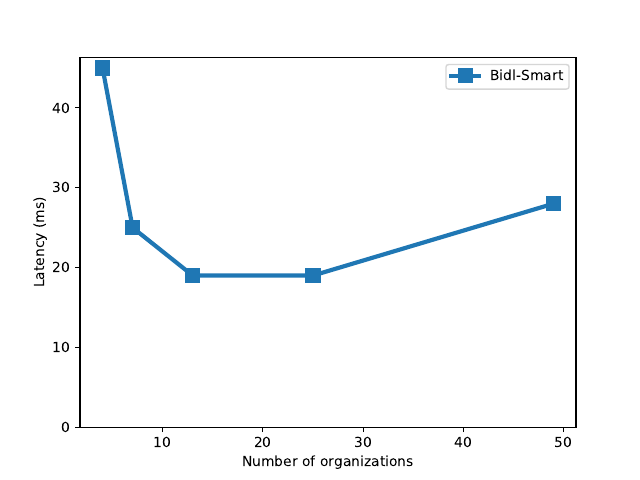

Write Python code to recreate this figure.
import numpy as np
import matplotlib.pyplot as plt

# hotstuff TODO
# SBFT TODO
# Zyzz TODO

smart_consensus_latency = {}
smart_execution_latency = {} 
smart_commit_latency = {}
with open("logs/bidl/scalability/scalability.log") as f: 
    lines = f.readlines()
    for line in lines:
        k=int(line.split()[1])
        v=int(line.split()[-2])
        if "consensus latency" in line:
            smart_consensus_latency[k] = v
        if "execution latency" in line:
            smart_execution_latency[k] = v
        if "commit latency" in line:
            smart_commit_latency[k] = v

smart_latency={}
for key in smart_commit_latency.keys():
    consensus_latency = smart_consensus_latency[key]
    execution_latency = smart_execution_latency[key]
    commit_latency = smart_commit_latency[key]
    if consensus_latency > execution_latency:
        smart_latency[key] = consensus_latency + commit_latency
    else:
        smart_latency[key] = execution_latency + commit_latency

# plt.plot(x_ff, nd_ff, 's-', linewidth=2.0, linestyle="--", markersize=10, label=r'FF non-determinism', markerfacecolor='none')
plt.plot(smart_latency.keys(), smart_latency.values(), 's-', linewidth=3.0, markersize=10, label=r'Bidl-Smart')
plt.legend(loc="upper right")
plt.xlabel("Number of organizations")
plt.ylabel("Latency (ms)")
plt.ylim(0)

plt.savefig("figure/scalability.pdf")